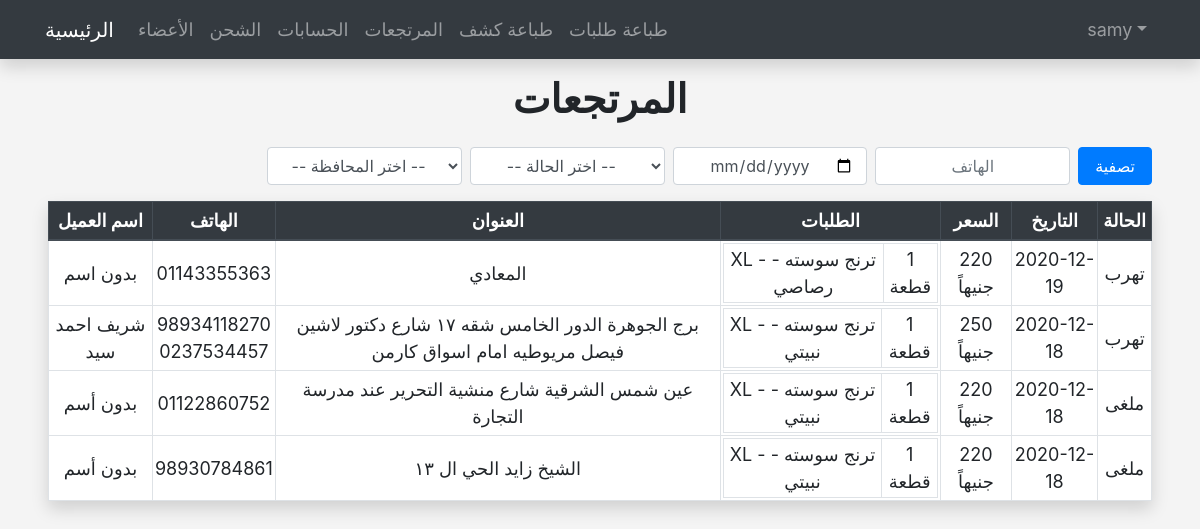
The app's page /admin/chargebacked.php (signed in) with its own data.
### tables this page shows
CREATE TABLE `orders` (
  `OrderID` int(10) NOT NULL,
  `ClientName` varchar(255) NOT NULL,
  `City` varchar(100) NOT NULL DEFAULT '0',
  `ClientAddress` varchar(255) NOT NULL,
  `ClientPhone` varchar(100) NOT NULL,
  `ClientPhone2` varchar(100) NOT NULL DEFAULT '0',
  `OrderDate` date NOT NULL,
  `NumOfPieces` int(11) NOT NULL DEFAULT 1,
  `UserID` int(11) NOT NULL,
  `MandopID` int(5) NOT NULL DEFAULT 0,
  `MandopStatus` int(11) NOT NULL DEFAULT 0,
  `Approve` tinyint(4) NOT NULL DEFAULT 0,
  `Status` int(11) NOT NULL DEFAULT 0,
  `ChargePrint` int(11) NOT NULL DEFAULT 0
);

CREATE TABLE `pieces` (
  `PieceID` int(11) NOT NULL,
  `OrderNumber` int(11) NOT NULL,
  `PieceModel` int(11) NOT NULL,
  `NumberOfPieces` int(100) NOT NULL DEFAULT 1,
  `PiecePrice` varchar(100) NOT NULL DEFAULT '0'
);

CREATE TABLE `products` (
  `ProductID` int(11) NOT NULL,
  `ProductName` varchar(255) NOT NULL,
  `ProductColor` varchar(255) NOT NULL,
  `ProductSize` int(11) NOT NULL DEFAULT 0,
  `NumOfPieces` int(100) NOT NULL DEFAULT 0
);

### admin/chargebacked.php (the view, shortened to what this page needs)
<?php
    if(isset($_SESSION['Username'])) :
        $do = isset($_GET['do']) ? $_GET['do'] : 'Manage';
    else :
        header('Location: index.php');
        exit();
    endif;
?>
<?php  include $tpl . 'header.php'; ?>
<?php
    include('navbar.php');
?>
<?php
    if($do == 'Manage') :
        if($_SERVER['REQUEST_METHOD'] == 'POST') :
            $City     = $_POST['city'];
            $Date     = $_POST['SearchDate'];
            $Phone    = $_POST['SearchPhone'];
            $Status   = $_POST['status'];
        else :
            $City     = 'all';
            $Status   = '-1';
            $Date     = '';
            $Phone    = '';
        endif;
        if($_SESSION['UserStatus'] == 1 || $_SESSION['UserStatus'] == 2 ) :
            if(!empty ($Phone)) :
                $check = $con->prepare("SELECT      orders.*
                                        FROM        orders
                                        WHERE       orders.Status IN(7, 8, 9)
                                        AND         orders.ClientPhone = '$Phone'
                                        ORDER BY    OrderID DESC ");
            else :
                if($City != 'all') :
                    if($Status != '-1') :
                        if(!empty ($Date)) :
                            $check = $con->prepare("SELECT      orders.*
                                                    FROM        orders
                                                    WHERE       orders.City = '$City'
                                                    AND         orders.Status = '$Status'
                                                    AND         orders.OrderDate = '$Date'
                                                    ORDER BY    OrderID DESC ");
                        else:
                            $check = $con->prepare("SELECT      orders.*
                                                    FROM        orders
                                                    WHERE       orders.City = '$City'
                                                    AND         orders.Status = '$Status'
                                                    ORDER BY    OrderID DESC ");
                        endif;
                    else :
                        if(!empty ($Date)) :
                            $check = $con->prepare("SELECT      orders.*
                                                    FROM        orders
                                                    WHERE       orders.Status IN(7, 8, 9)
                                                    AND         orders.City = '$City'
                                                    AND         orders.OrderDate = '$Date'
                                                    ORDER BY    OrderID DESC ");
                        else:
                            $check = $con->prepare("SELECT      orders.*
                                                    FROM        orders
                                                    WHERE       orders.Status IN(7, 8, 9)
                                                    AND         orders.City = '$City'
                                                    ORDER BY    OrderID DESC ");
                        endif;
                    endif;
                else:
                    if($Status != '-1') :
                        if(!empty ($Date)) :
                            $check = $con->prepare("SELECT      orders.*
                                                    FROM        orders
                                                    WHERE       orders.Status = '$Status'
                                                    AND         orders.OrderDate = '$Date'
                                                    ORDER BY    OrderID DESC ");
                        else:
                            $check = $con->prepare("SELECT      orders.*
                                                    FROM        orders
                                                    WHERE       orders.Status = '$Status'
                                                    ORDER BY    OrderID DESC ");
                        endif;
                    else :
                        if(!empty ($Date)) :
                            $check = $con->prepare("SELECT      orders.*
                                                    FROM        orders
                                                    WHERE       orders.Status IN(7, 8, 9)
                                                    AND         orders.OrderDate = '$Date'
                                                    ORDER BY    OrderID DESC ");
                        else:
                            $check = $con->prepare("SELECT      orders.*
                                                    FROM        orders
                                                    WHERE       orders.Status IN(7, 8, 9)
                                                    ORDER BY    OrderID DESC ");
                        endif;
                    endif;
                endif;
            endif;
        else :
            $themsg = ' <div class="alert alert-danger text-center" dir="rtl" role="alert">
                            لا يمكنك الدخول على هذه الصفحه مباشرة
                        </div>';
            RedirectFun($themsg);
        endif;
        $check->execute();
        $orders = $check->fetchAll();
    ?>
        <h1 class="text-center font-weight-bold mt-3 mb-4"> المرتجعات</h1>
        <div class="mx-5 pb-5 min-h">
            <div class="d-flex justify-content-end mb-3">
                    <form method="POST" action="" class="">
                        <div class="d-flex">
                            <select name="status" class="form-control ml-2">
                                <option value="-1" selected> -- اختر الحالة -- </option>
                            </select>
                            <input type="date" class="form-control ml-2 text-center" name="SearchDate">
                            <input type="text" name="SearchPhone" placeholder="الهاتف" class="form-control ml-2 text-center">
                            <input type="submit" value="تصفية" class="btn btn-primary ml-2 py-1 px-3">
                        </div>
                    </form>
            </div>
            <form method="POST">
                <table class="table table-bordered shadow main-table table-hover mb-4 text-center">
                    <thead class="thead-dark">
                        <tr>
                            <th>اسم العميل</th>
                            <th>الهاتف</th>
                            <th>العنوان</th>
                            <th>الطلبات</th>
                            <th>السعر</th>
                            <th>التاريخ</th>
                            <th>الحالة</th>
                        </tr>
                    </thead>
                    <tbody>
                        <?php
                                foreach($orders as $order) :
                                    $arrayStatus = ["طباعة", "جارى-التجهيز" ,"توزيع", "استلام", "جارى-المحاسبة", "تم-التسليم", "تم-التحصيل", "مرتجع", "تهرب", "ملغى"];
                                    $statusNum = $order['Status'];
                                    $status = $arrayStatus[$statusNum];
                                    $check = $con->prepare("SELECT      pieces.*,
                                                                        products.*
                                                            FROM        pieces
                                                            INNER JOIN  products
                                                                    ON  pieces.PieceModel = products.ProductID
                                                            WHERE       pieces.OrderNumber = ?");
                                    $check->execute(array($order['OrderID']));
                                    $pieces = $check->fetchAll();
                                    $arraySize = ['0', 'S', 'M', 'L', 'XL', 'XXL', 'XXXL'];
                                    echo
                                        '<tr>
                                            <td>' . $order['ClientName'] . '</td>
                                            <td>' . $order['ClientPhone'] ;
                                    if($order['ClientPhone2'] != 0) :
                                        echo '<br>' . $order['ClientPhone2'] ;
                                    endif;
                                        echo'</td>
                                            <td>' . $order['ClientAddress'] . '</td>
                                            <td class="bord">
                                                <table class="w-100">';
                                                $totalprice = 0;
                                                foreach($pieces as $piece) :
                                                    $SizeNum = $piece['ProductSize'];
                                                    $size = $arraySize[$SizeNum];
                                                    echo' <tr>
                                                            <td>'   . $size . ' - '
                                                                    . $piece['ProductName'] . ' - '
                                                                    . $piece['ProductColor'] . '
                                                            </td>
                                                            <td dir="rtl">'
                                                                    . $piece['NumberOfPieces'] . '
                                                                    قطعة
                                                            </td>
                                                        </tr>';
                                                $totalprice += $piece['PiecePrice'];
                                                endforeach;
                                                echo'</table>
                                            </td>
                                            <td dir=rtl>' . $totalprice . ' جنيهاً</td>
                                            <td>' . $order['OrderDate'] . '</td>
                                            <td>' . $status . '</td>
                                        </tr>';
                                endforeach;
                        ?>
                    </tbody>
                </table>
            </form>
        </div>
    <?php
    endif;
?>
<?php  include $tpl . 'footer.php'; ?>

### admin/layout/css/main.css (style rules this page uses)
.bord { border: 3px solid black; }
body { background-color: #f4f4f4; font-size: 18px; }
.form-control { position: relative; }
.main-table td { background: #fff; vertical-align: middle !important; padding: 2px; }
.main-table .table td, .table th { padding: 5px; }
.main-table tbody tr { display: none; }
.main-table tbody tr.activeTR { display: table-row; }
.min-h { min-height: 100px; }
select { text-align-last: center; text-align: center; -ms-text-align-last: center; -moz-text-align-last: center; }
option { direction: rtl; }

### records on screen
orders: ClientName "بدون اسم", ClientPhone "01143355363", ClientAddress "المعادي", totalprice "220", OrderDate "2020-12-19", Status "تهرب"
pieces: PieceModel.ProductSize "XL", PieceModel.ProductName "ترنج سوسته", PieceModel.ProductColor "رصاصي", NumberOfPieces "1"
orders: ClientName "شريف احمد سيد", ClientPhone "98934118270", ClientPhone2 "0237534457", ClientAddress "برج الجوهرة الدور الخامس شقه ١٧ شارع دكتور لاشين فيصل مريوطيه امام اسواق كارمن", totalprice "250", OrderDate "2020-12-18", Status "تهرب"
pieces: PieceModel.ProductSize "XL", PieceModel.ProductName "ترنج سوسته", PieceModel.ProductColor "نبيتي", NumberOfPieces "1"
orders: ClientName "بدون أسم", ClientPhone "01122860752", ClientAddress "عين شمس الشرقية شارع منشية التحرير عند مدرسة التجارة", totalprice "220", OrderDate "2020-12-18", Status "ملغى"
pieces: PieceModel.ProductSize "XL", PieceModel.ProductName "ترنج سوسته", PieceModel.ProductColor "نبيتي", NumberOfPieces "1"
orders: ClientName "بدون أسم", ClientPhone "98930784861", ClientAddress "الشيخ زايد الحي ال ١٣", totalprice "220", OrderDate "2020-12-18", Status "ملغى"
pieces: PieceModel.ProductSize "XL", PieceModel.ProductName "ترنج سوسته", PieceModel.ProductColor "نبيتي", NumberOfPieces "1"

### other values on screen
$_SESSION['Username'] "samy"
